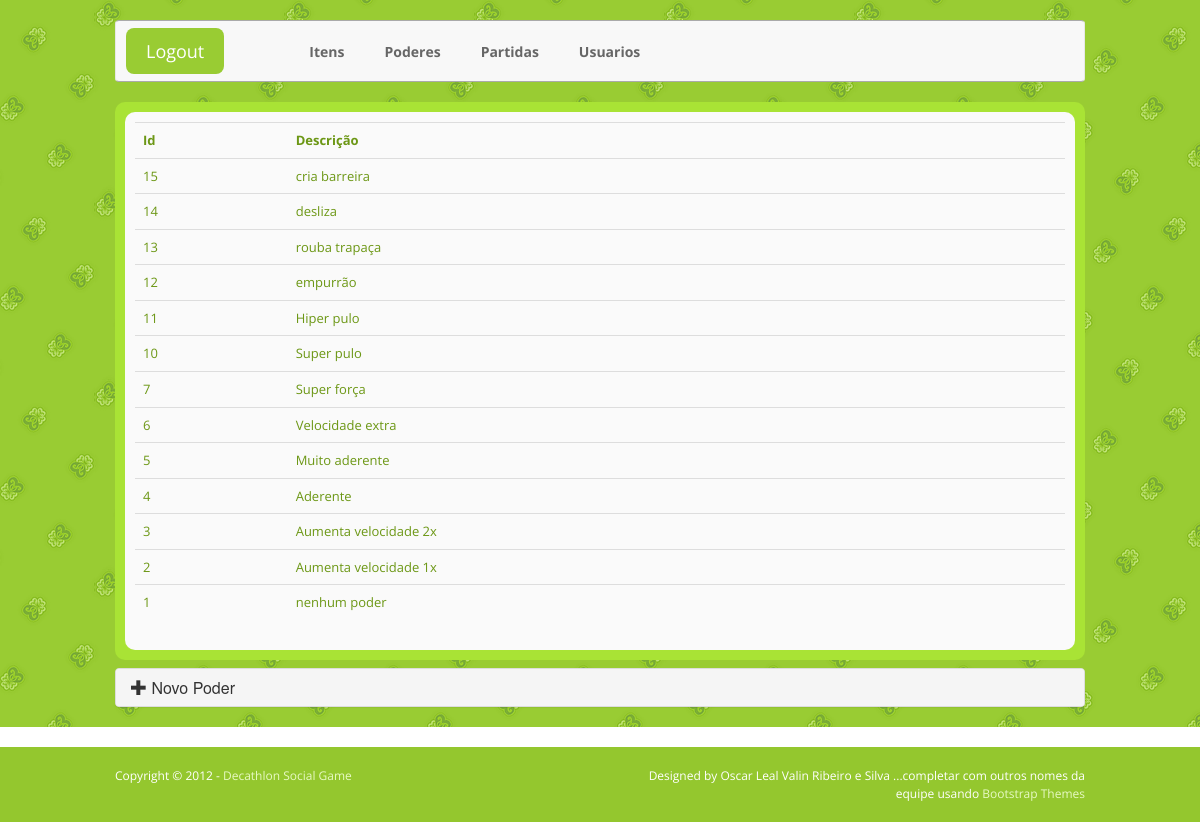
/view/admin/poderes.php, run on an earlier commit of the app's database.
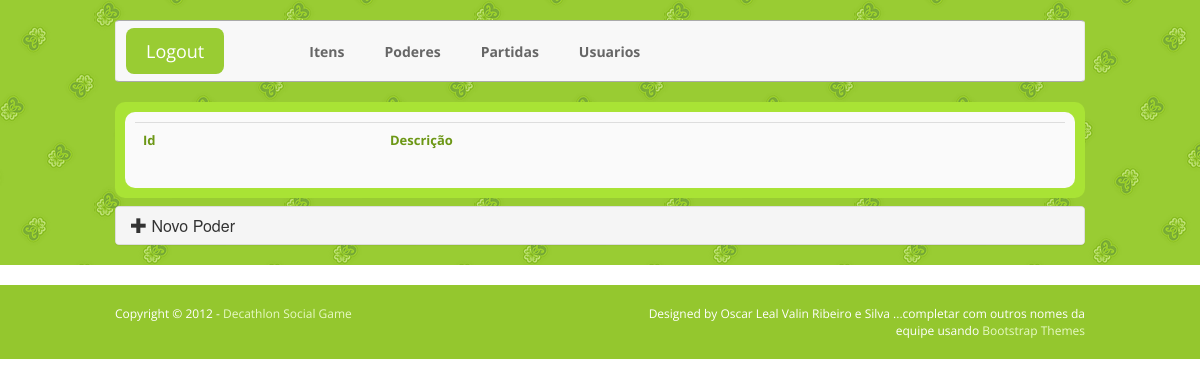
And on a later commit of the database.
### tables this page shows
CREATE TABLE IF NOT EXISTS `power` (
  `id_power` bigint(20) NOT NULL AUTO_INCREMENT,
  `descricao` varchar(30) NOT NULL,
  PRIMARY KEY (`id_power`)
);

### controller/itensController.php (called while the page is built, shortened)
<?php
class itensController {
    function listPowers(){
        $powerDAO = new powerDAO();
        return $powerDAO->ObterPorTodos();
    }
}

### persistence/daos/powerDAO.php (called while the page is built, shortened)
<?php
require_once 'entidades/powerBE.php';
require_once 'conexaoBanco.php';
class powerDAO{
    public function ObterPorTodos(){
    	$conexao = new conexaoBanco();
    	$conexao->conectar();
    	$stmt = $conexao->pdo->prepare('SELECT id_power, descricao FROM power ORDER BY id_power DESC');
    	$stmt->execute();
    	$retorno = $stmt->fetchAll(PDO::FETCH_ASSOC);
    	$lista = array();
    	$i = 0;
    	foreach( $retorno as $row ){
    		$powerBE = new powerBE();
		    $powerBE->setId_power($row['id_power']);
		    $powerBE->setDescricao($row['descricao']);
    		$lista[$i] = $powerBE;
    		$i++;
    	}
    	return $lista;
    }
}
?>

### persistence/daos/conexaoBanco.php (called while the page is built, shortened)
<?php
class conexaoBanco{
	public function conectar(){
		$dsn = 'mysql:host=localhost;port=3306;dbname=DBDecathlon';
		$usuario = 'root';
		$senha = '';
		$opcoes = array(
			PDO::ATTR_PERSISTENT => true,
			PDO::ATTR_CASE => PDO::CASE_LOWER,
                        PDO::ATTR_EMULATE_PREPARES => true,
                        PDO::ERRMODE_WARNING => true,
                        PDO::ERRMODE_EXCEPTION => true
		);
		try {
			$this->pdo = new PDO($dsn, $usuario, $senha, $opcoes);
		} catch (PDOException $e) {
			echo 'Erro: '.$e->getMessage();
		}
	}
}
?>

### persistence/daos/entidades/powerBE.php (called while the page is built)
<?php
class powerBE{
    private $id_power;
    private $descricao;
    public function setId_power($id_power){
        $this->id_power = $id_power;
    }
    public function getId_power(){
        return $this->id_power;
    }
    public function setDescricao($descricao){
        $this->descricao = $descricao;
    }
    public function getDescricao(){
        return $this->descricao;
    }
}
?>

### view/admin/poderes.php (the view, shortened to what this page needs)
<?php
$resourcesFolder = "../../resources/";
$bigButtons = array("Logout" => "../../index.php");
$navLinks = array("Itens" => "itens.php",
    "Poderes" => "poderes.php",
    "Partidas" => "partidas.php",
    "Usuarios" => "usuarios.php");
include_once '../template/head.php';
include_once '../template/bodyHeaderContainer.php';
require_once '../../controller/itensController.php';
require_once '../../persistence/daos/powerDAO.php';
require_once '../../persistence/daos/entidades/powerBE.php';
$itensController = new itensController();
$list = $itensController->listPowers();
?>
<div class="col-md-12 col-sm-12">
    <div class="news">
        <div class="letter">
            <table class="table table-hover">
                <tr>
                    <th>Id</th>
                    <th>Descrição</th>
                </tr>
                <?php foreach ($list as $key => $value) { ?>
                <tr>
                    <td><?php echo $value->getId_power() ?></td>
                    <td><?php echo $value->getDescricao() ?></td>
                </tr>
                <?php } ?>
            </table>
        </div>
    </div>
    <div class="panel-group" id="accordionPower">
        <div class="panel panel-default">
            <div class="panel-heading">
                <h4 class="panel-title">
                    <a data-toggle="collapse" data-parent="#accordionPower" href="#collapseTwo">
                        <span class="glyphicon glyphicon-plus"></span> Novo Poder
                    </a>
                </h4>
            </div>
        </div>
    </div>
</div>
<?php include_once '../template/bodyFooter.php'; ?>

### view/template/head.php (shortened to what this page needs)
<!DOCTYPE html>
<html lang="pt-br">
    <head>
        <link href="<?php echo $resourcesFolder; ?>styles/bootstrap.min.css" rel="stylesheet">
        <link href="<?php echo $resourcesFolder; ?>styles/font-awesome.min.css" rel="stylesheet">
        <link href="<?php echo $resourcesFolder; ?>styles/style.css" rel="stylesheet">
    </head>

### view/template/bodyHeaderContainer.php (shortened to what this page needs)
<body>
    <header>
        <div class="navi">
            <div class="container">
                <div class="navbar navbar-default bs-docs-nav" role="banner">
                    <?php foreach ($bigButtons as $nameButton => $urlButton) { ?>
                        <div class="navbar-header">
                            <a class="navbar-brand" href="<?php echo $urlButton ?>"><?php echo $nameButton ?></a>
                        </div>
                    <?php } ?>
                    <nav class="collapse navbar-collapse bs-navbar-collapse navbar-left" role="navigation">
                        <ul class="nav navbar-nav ">
                            <?php foreach ($navLinks as $nameLink => $urlLink) { ?>
                                <li>
                                    <a href="<?php echo $urlLink ?>"><?php echo $nameLink ?></a>
                                </li>
                            <?php } ?>
                        </ul>
                    </nav>
                </div>
                            </div>
                            </div>
                            <div class="container">
                                <div class="row">

### view/template/bodyFooter.php (shortened to what this page needs)
				</div>
</div>
		</header>
                <footer>
			<div class="container">
				<div class="row">
				<div class="col-md-6 col-sm-6">Copyright &copy; 2012 - <a href="#">Decathlon Social Game</a></div>
				<div class="col-md-6 col-sm-6 attr">Designed by Oscar Leal Valin Ribeiro e Silva ...completar com outros nomes da equipe usando <a href="http://responsivewebinc.com/bootstrap-themes">Bootstrap Themes</a></div>
				</div>
			</div>
		</footer>
	</body>
</html>

### resources/styles/style.css (style rules this page uses)
body { font-family: 'Open Sans', sans-serif; }
header { background:url('../img/back.gif') repeat; padding-top:20px; padding-bottom:20px; margin-bottom:20px; }
h4 { margin:5px 0px; }
a, a:visited { color:#76a812; }
.container { width:1000px; }
.navbar { border-bottom:1px solid #aaa; border-top:1px solid #aaa; }
.navbar-brand { padding: 13px 20px 13px 20px; margin: 7px 0px 7px 10px; margin-right: 50px; background: #99cc33 !important; border-radius: 8px; -moz-border-radius: 8px; -webkit-border-radius: 8px; color: #fff !important; }
.navbar .nav > li > a { float:none; padding:21px 20px 20px 20px; line-height: 19px; color: #666; font-weight:bold; text-shadow:none; font-size:14px; }
.news { background:#a9e335; padding:10px; color:#6c9715; font-size:13px; line-height:20px; -webkit-border-radius: 10px; -moz-border-radius: 10px; border-radius: 10px; margin:0px 0px 8px 0px; }
.letter { padding:10px; background:#fafafa; -webkit-border-radius: 10px; -moz-border-radius: 10px; border-radius: 10px; }
footer { padding:20px 5px; font-size:12px; background:#94c72e; color:#fff; margin-top:10px; }
footer a { color:#e7f9c4 !important; }
.attr { text-align:right; }

What changed in the data, as far as the page shows it:
removed power: id_power "15", descricao "cria barreira"
removed power: id_power "14", descricao "desliza"
removed power: id_power "13", descricao "rouba trapaça"
removed power: id_power "12", descricao "empurrão"
removed power: id_power "11", descricao "Hiper pulo"
removed power: id_power "10", descricao "Super pulo"
removed power: id_power "7", descricao "Super força"
removed power: id_power "6", descricao "Velocidade extra"
removed power: id_power "5", descricao "Muito aderente"
removed power: id_power "4", descricao "Aderente"
removed power: id_power "3", descricao "Aumenta velocidade 2x"
removed power: id_power "2", descricao "Aumenta velocidade 1x"
removed power: id_power "1", descricao "nenhum poder"
